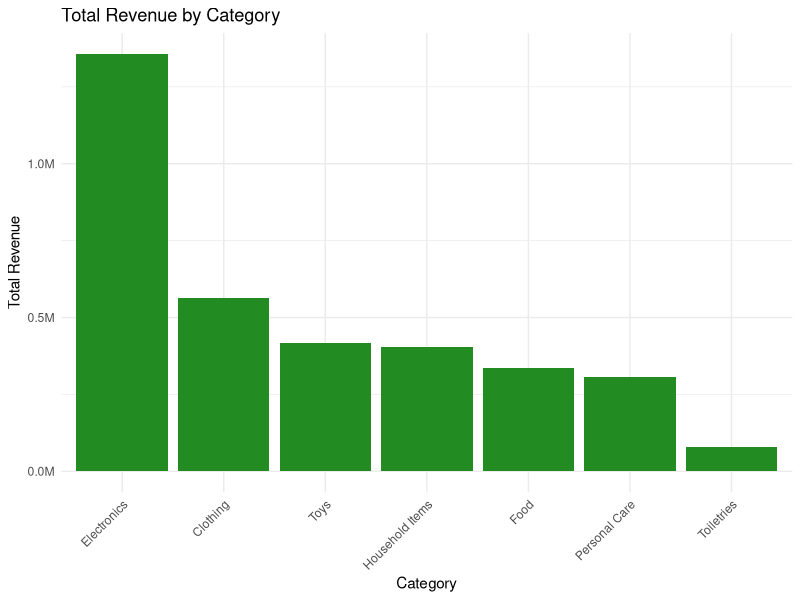

The R source for this figure:
library(readxl)
library(dplyr)
library(tidyr)
library(ggplot2)

# Load the dataset
df <- read_excel("Dream_Supershop_Dataset.xlsx", sheet = "Sales Data")

# View structure
str(df)

# Remove duplicate rows
df <- df %>% distinct()

# Replace missing numeric values with median
df <- df %>% mutate(across(where(is.numeric), ~replace_na(., median(., na.rm = TRUE))))

# Remove rows with any remaining missing values
df <- df %>% drop_na()


# Summarise total revenue by category
revenue_by_category <- df %>%
  group_by(`Category Name`) %>%
  summarise(TotalRevenue = sum(Revenue, na.rm = TRUE)) %>%
  arrange(desc(TotalRevenue))

library(scales)  # for label formatting

ggplot(revenue_by_category, aes(x = reorder(`Category Name`, -TotalRevenue), y = TotalRevenue)) +
  geom_bar(stat = "identity", fill = "forestgreen") +
  labs(title = "Total Revenue by Category",
       x = "Category",
       y = "Total Revenue") +
  scale_y_continuous(labels = label_number(scale = 1e-6, suffix = "M")) +  # shows in millions
  theme_minimal() +
  theme(axis.text.x = element_text(angle = 45, hjust = 1))
  coord_flip() #flip chart







